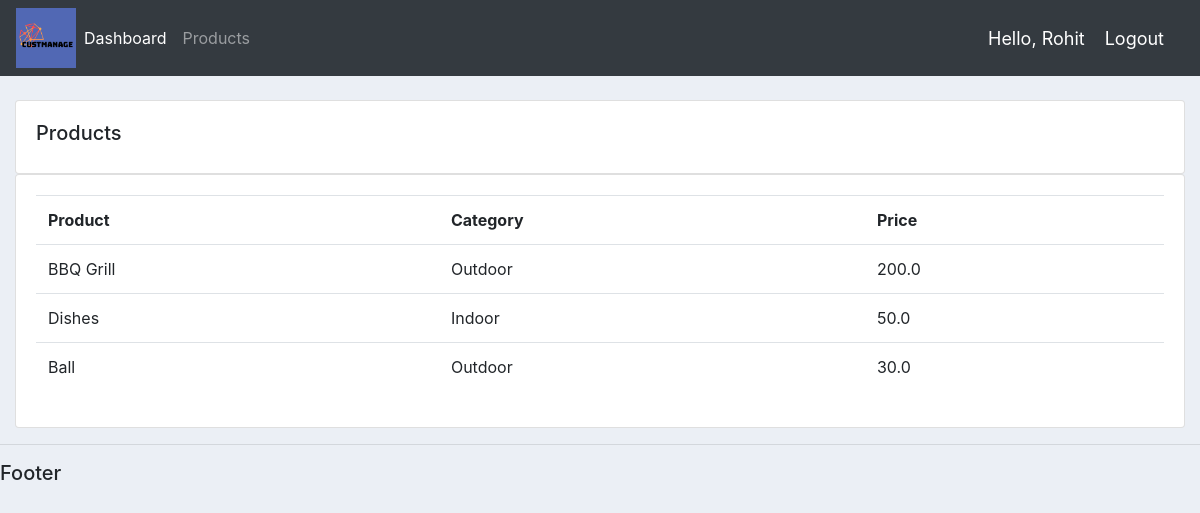
Screenshot of /products/ (signed in) with the database file from the repository.
### custmanageapp/models.py (models this page shows, shortened)
class Product(models.Model):
    CATEGORY = (
        ('Indoor','Indoor'),
        ('Outdoor','Outdoor'),
    )
    name = models.CharField(max_length = 200, null = True)
    price = models.FloatField(null = True)
    category = models.CharField(max_length = 200, null = True, choices = CATEGORY)
    description = models.CharField(max_length = 200, null = True, blank = True)
    date_created = models.DateTimeField(auto_now_add = True, null = True)
    tags = models.ManyToManyField(Tag)

### custmanageapp/views.py (the view)
# urls.py: path('products/', views.products, name = "products"),
@login_required(login_url = 'login')
def products(request):
    products = Product.objects.all()
    return render(request,'custmanageapp/products.html',{'products':products})

### custmanageapp/templates/custmanageapp/products.html
{% extends 'custmanageapp/main.html' %}
{% block content %}
<br>
<div class="row">
    <div class="col-md">
        <div class="card card-body">
            <h5>Products</h5>
        </div>
        <div class="card card-body">
            <table class="table">
                <tr>
                    <th>Product</th>
                    <th>Category</th>
                    <th>Price</th>
                </tr>
                {% for i in products %}
                    <tr>
                        <td>{{i.name}}</td>
                        <td>{{i.category}}</td>
                        <td>{{i.price}}</td>
                    </tr>
                {% endfor %}
            </table>
        </div>
    </div>
</div>
{% endblock %}

### custmanageapp/templates/custmanageapp/navbar.html (shortened to what this page needs)
{% load static %}
<nav class="navbar navbar-expand-lg navbar-dark bg-dark">
  <img src="{% static 'images/logo.png' %}" style="width: 5vw; min-width: 10px;">
  <div class="collapse navbar-collapse" id="navbarNav">
    <ul class="navbar-nav">
      <li class="nav-item active">
        <a class="nav-link" href="{% url 'home' %}">Dashboard</a>
      </li>
      <li class="nav-item">
        <a class="nav-link" href="{% url 'products' %}">Products</a>
      </li>
    </ul>
  </div>
  <span class = "hello-msg">Hello, {{request.user}}</span>
  <span><a class = "hello-msg" href="{% url 'logout' %}">Logout</a></span>
</nav>

### static/css/main.css (style rules this page uses)
body { background-color: #ebeff5; }

### custmanageapp/templates/custmanageapp/navbar.html (style rules this page uses)
.hello-msg { font-size: 18px; color: #fff; margin-right: 20px; }

### rows the page displays
Product: name "BBQ Grill", category "Outdoor", price "200.0"
Product: name "Dishes", category "Indoor", price "50.0"
Product: name "Ball", category "Outdoor", price "30.0"

### other values shown
{{ request.user }} "Rohit"
